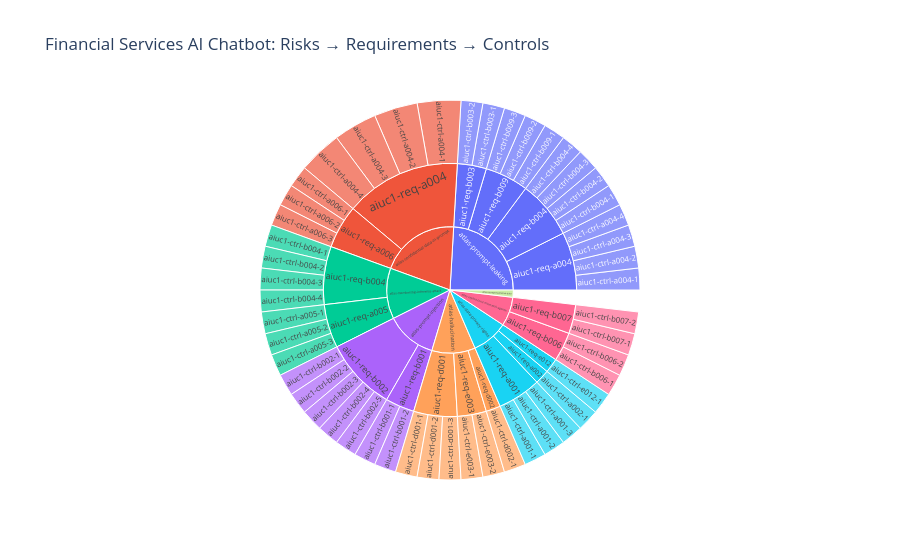
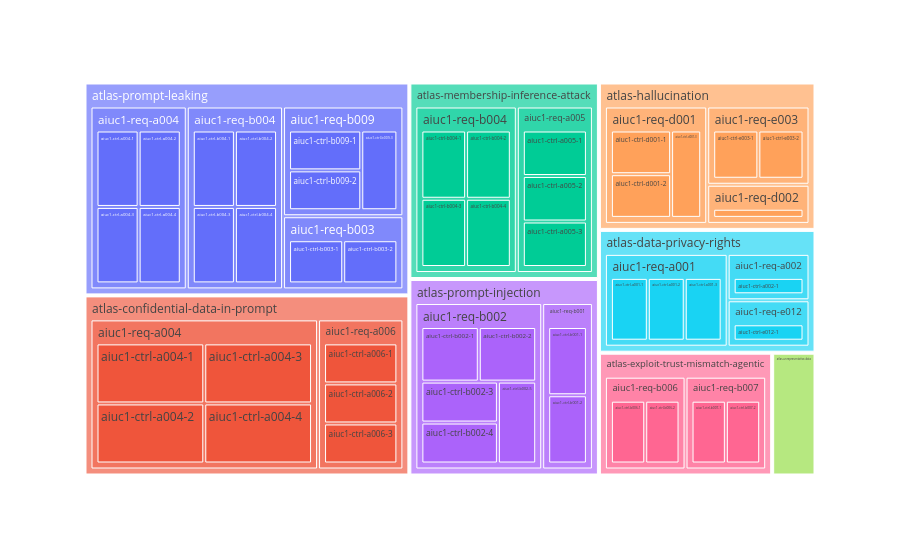

Notebook code for these charts, in order:
### Code cell
import plotly.express as px
# sunburst 
px_fig = px.sunburst(result_df_1, 
                     path=['IBM_Risk_ID', 'AIUC1_Requirement_ID', 'AIUC1_Control_ID'], 
                     title="Financial Services AI Chatbot: Risks → Requirements → Controls")

px_fig.show()
# treemap 
fig = px.treemap(result_df_1, 
                 path=['IBM_Risk_ID', 'AIUC1_Requirement_ID', 'AIUC1_Control_ID'], 
                hover_data=['IBM_Risk_Name']
                )
fig.show()

### Figure 1 — Plotly figure (JSON) as saved in the notebook; plotly's stock layout.template omitted (floating-point values rounded to 4 significant figures)
{"data": [{"branchvalues": "total", "domain": {"x": [0, 1], "y": [0, 1]}, "hovertemplate": "labels=%{label}<br>count=%{value}<br>parent=%{parent}<br>id=%{id}<extra></extra>", "ids": ["atlas-membership-inference-attack/aiuc1-req-a005/aiuc1-ctrl-a005-1", "atlas-membership-inference-attack/aiuc1-req-a005/aiuc1-ctrl-a005-2", "atlas-membership-inference-attack/aiuc1-req-a005/aiuc1-ctrl-a005-3", "atlas-membership-inference-attack/aiuc1-req-b004/aiuc1-ctrl-b004-1", "atlas-membership-inference-attack/aiuc1-req-b004/aiuc1-ctrl-b004-2", "atlas-membership-inference-attack/aiuc1-req-b004/aiuc1-ctrl-b004-3", "atlas-membership-inference-attack/aiuc1-req-b004/aiuc1-ctrl-b004-4", "atlas-confidential-data-in-prompt/aiuc1-req-a004/aiuc1-ctrl-a004-1", "atlas-confidential-data-in-prompt/aiuc1-req-a004/aiuc1-ctrl-a004-2", "atlas-confidential-data-in-prompt/aiuc1-req-a004/aiuc1-ctrl-a004-3", "atlas-confidential-data-in-prompt/aiuc1-req-a004/aiuc1-ctrl-a004-4", "atlas-confidential-data-in-prompt/aiuc1-req-a006/aiuc1-ctrl-a006-1", "atlas-confidential-data-in-prompt/aiuc1-req-a006/aiuc1-ctrl-a006-2", "atlas-confidential-data-in-prompt/aiuc1-req-a006/aiuc1-ctrl-a006-3", "atlas-prompt-leaking/aiuc1-req-a004/aiuc1-ctrl-a004-1", "atlas-prompt-leaking/aiuc1-req-a004/aiuc1-ctrl-a004-2", "atlas-prompt-leaking/aiuc1-req-a004/aiuc1-ctrl-a004-3", "atlas-prompt-leaking/aiuc1-req-a004/aiuc1-ctrl-a004-4", "atlas-prompt-leaking/aiuc1-req-b003/aiuc1-ctrl-b003-1", "atlas-prompt-leaking/aiuc1-req-b003/aiuc1-ctrl-b003-2", "atlas-prompt-leaking/aiuc1-req-b004/aiuc1-ctrl-b004-1", "atlas-prompt-leaking/aiuc1-req-b004/aiuc1-ctrl-b004-2", "atlas-prompt-leaking/aiuc1-req-b004/aiuc1-ctrl-b004-3", "atlas-prompt-leaking/aiuc1-req-b004/aiuc1-ctrl-b004-4", "atlas-prompt-leaking/aiuc1-req-b009/aiuc1-ctrl-b009-1", "atlas-prompt-leaking/aiuc1-req-b009/aiuc1-ctrl-b009-2", "atlas-prompt-leaking/aiuc1-req-b009/aiuc1-ctrl-b009-3", "atlas-data-privacy-rights/aiuc1-req-a001/aiuc1-ctrl-a001-1", "atlas-data-privacy-rights/aiuc1-req-a001/aiuc1-ctrl-a001-2", "atlas-data-privacy-rights/aiuc1-req-a001/aiuc1-ctrl-a001-3", "atlas-data-privacy-rights/aiuc1-req-a002/aiuc1-ctrl-a002-1", "atlas-data-privacy-rights/aiuc1-req-e012/aiuc1-ctrl-e012-1", "atlas-hallucination/aiuc1-req-d001/aiuc1-ctrl-d001-1", "atlas-hallucination/aiuc1-req-d001/aiuc1-ctrl-d001-2", "atlas-hallucination/aiuc1-req-d001/aiuc1-ctrl-d001-3", "atlas-hallucination/aiuc1-req-d002/aiuc1-ctrl-d002-1", "atlas-hallucination/aiuc1-req-e003/aiuc1-ctrl-e003-1", "atlas-hallucination/aiuc1-req-e003/aiuc1-ctrl-e003-2", "atlas-exploit-trust-mismatch-agentic/aiuc1-req-b006/aiuc1-ctrl-b006-1", "atlas-exploit-trust-mismatch-agentic/aiuc1-req-b006/aiuc1-ctrl-b006-2", "atlas-exploit-trust-mismatch-agentic/aiuc1-req-b007/aiuc1-ctrl-b007-1", "atlas-exploit-trust-mismatch-agentic/aiuc1-req-b007/aiuc1-ctrl-b007-2", "atlas-prompt-injection/aiuc1-req-b001/aiuc1-ctrl-b001-1", "atlas-prompt-injection/aiuc1-req-b001/aiuc1-ctrl-b001-2", "atlas-prompt-injection/aiuc1-req-b002/aiuc1-ctrl-b002-1", "atlas-prompt-injection/aiuc1-req-b002/aiuc1-ctrl-b002-2", "atlas-prompt-injection/aiuc1-req-b002/aiuc1-ctrl-b002-3", "atlas-prompt-injection/aiuc1-req-b002/aiuc1-ctrl-b002-4", "atlas-prompt-injection/aiuc1-req-b002/aiuc1-ctrl-b002-5", "atlas-membership-inference-attack/aiuc1-req-a005", "atlas-membership-inference-attack/aiuc1-req-b004", "atlas-confidential-data-in-prompt/aiuc1-req-a004", "atlas-confidential-data-in-prompt/aiuc1-req-a006", "atlas-prompt-leaking/aiuc1-req-a004", "atlas-prompt-leaking/aiuc1-req-b003", "atlas-prompt-leaking/aiuc1-req-b004", "atlas-prompt-leaking/aiuc1-req-b009", "atlas-data-privacy-rights/aiuc1-req-a001", "atlas-data-privacy-rights/aiuc1-req-a002", "atlas-data-privacy-rights/aiuc1-req-e012", "atlas-hallucination/aiuc1-req-d001", "atlas-hallucination/aiuc1-req-d002", "atlas-hallucination/aiuc1-req-e003", "atlas-exploit-trust-mismatch-agentic/aiuc1-req-b006", "atlas-exploit-trust-mismatch-agentic/aiuc1-req-b007", "atlas-prompt-injection/aiuc1-req-b001", "atlas-prompt-injection/aiuc1-req-b002", "atlas-membership-inference-attack", "atlas-confidential-data-in-prompt", "atlas-prompt-leaking", "atlas-data-privacy-rights", "atlas-hallucination", "atlas-exploit-trust-mismatch-agentic", "atlas-unrepresentative-data", "atlas-prompt-injection"], "labels": ["aiuc1-ctrl-a005-1", "aiuc1-ctrl-a005-2", "aiuc1-ctrl-a005-3", "aiuc1-ctrl-b004-1", "aiuc1-ctrl-b004-2", "aiuc1-ctrl-b004-3", "aiuc1-ctrl-b004-4", "aiuc1-ctrl-a004-1", "aiuc1-ctrl-a004-2", "aiuc1-ctrl-a004-3", "aiuc1-ctrl-a004-4", "aiuc1-ctrl-a006-1", "aiuc1-ctrl-a006-2", "aiuc1-ctrl-a006-3", "aiuc1-ctrl-a004-1", "aiuc1-ctrl-a004-2", "aiuc1-ctrl-a004-3", "aiuc1-ctrl-a004-4", "aiuc1-ctrl-b003-1", "aiuc1-ctrl-b003-2", "aiuc1-ctrl-b004-1", "aiuc1-ctrl-b004-2", "aiuc1-ctrl-b004-3", "aiuc1-ctrl-b004-4", "aiuc1-ctrl-b009-1", "aiuc1-ctrl-b009-2", "aiuc1-ctrl-b009-3", "aiuc1-ctrl-a001-1", "aiuc1-ctrl-a001-2", "aiuc1-ctrl-a001-3", "aiuc1-ctrl-a002-1", "aiuc1-ctrl-e012-1", "aiuc1-ctrl-d001-1", "aiuc1-ctrl-d001-2", "aiuc1-ctrl-d001-3", "aiuc1-ctrl-d002-1", "aiuc1-ctrl-e003-1", "aiuc1-ctrl-e003-2", "aiuc1-ctrl-b006-1", "aiuc1-ctrl-b006-2", "aiuc1-ctrl-b007-1", "aiuc1-ctrl-b007-2", "aiuc1-ctrl-b001-1", "aiuc1-ctrl-b001-2", "aiuc1-ctrl-b002-1", "aiuc1-ctrl-b002-2", "aiuc1-ctrl-b002-3", "aiuc1-ctrl-b002-4", "aiuc1-ctrl-b002-5", "aiuc1-req-a005", "aiuc1-req-b004", "aiuc1-req-a004", "aiuc1-req-a006", "aiuc1-req-a004", "aiuc1-req-b003", "aiuc1-req-b004", "aiuc1-req-b009", "aiuc1-req-a001", "aiuc1-req-a002", "aiuc1-req-e012", "aiuc1-req-d001", "aiuc1-req-d002", "aiuc1-req-e003", "aiuc1-req-b006", "aiuc1-req-b007", "aiuc1-req-b001", "aiuc1-req-b002", "atlas-membership-inference-attack", "atlas-confidential-data-in-prompt", "atlas-prompt-leaking", "atlas-data-privacy-rights", "atlas-hallucination", "atlas-exploit-trust-mismatch-agentic", "atlas-unrepresentative-data", "atlas-prompt-injection"], "name": "", "parents": ["atlas-membership-inference-attack/aiuc1-req-a005", "atlas-membership-inference-attack/aiuc1-req-a005", "atlas-membership-inference-attack/aiuc1-req-a005", "atlas-membership-inference-attack/aiuc1-req-b004", "atlas-membership-inference-attack/aiuc1-req-b004", "atlas-membership-inference-attack/aiuc1-req-b004", "atlas-membership-inference-attack/aiuc1-req-b004", "atlas-confidential-data-in-prompt/aiuc1-req-a004", "atlas-confidential-data-in-prompt/aiuc1-req-a004", "atlas-confidential-data-in-prompt/aiuc1-req-a004", "atlas-confidential-data-in-prompt/aiuc1-req-a004", "atlas-confidential-data-in-prompt/aiuc1-req-a006", "atlas-confidential-data-in-prompt/aiuc1-req-a006", "atlas-confidential-data-in-prompt/aiuc1-req-a006", "atlas-prompt-leaking/aiuc1-req-a004", "atlas-prompt-leaking/aiuc1-req-a004", "atlas-prompt-leaking/aiuc1-req-a004", "atlas-prompt-leaking/aiuc1-req-a004", "atlas-prompt-leaking/aiuc1-req-b003", "atlas-prompt-leaking/aiuc1-req-b003", "atlas-prompt-leaking/aiuc1-req-b004", "atlas-prompt-leaking/aiuc1-req-b004", "atlas-prompt-leaking/aiuc1-req-b004", "atlas-prompt-leaking/aiuc1-req-b004", "atlas-prompt-leaking/aiuc1-req-b009", "atlas-prompt-leaking/aiuc1-req-b009", "atlas-prompt-leaking/aiuc1-req-b009", "atlas-data-privacy-rights/aiuc1-req-a001", "atlas-data-privacy-rights/aiuc1-req-a001", "atlas-data-privacy-rights/aiuc1-req-a001", "atlas-data-privacy-rights/aiuc1-req-a002", "atlas-data-privacy-rights/aiuc1-req-e012", "atlas-hallucination/aiuc1-req-d001", "atlas-hallucination/aiuc1-req-d001", "atlas-hallucination/aiuc1-req-d001", "atlas-hallucination/aiuc1-req-d002", "atlas-hallucination/aiuc1-req-e003", "atlas-hallucination/aiuc1-req-e003", "atlas-exploit-trust-mismatch-agentic/aiuc1-req-b006", "atlas-exploit-trust-mismatch-agentic/aiuc1-req-b006", "atlas-exploit-trust-mismatch-agentic/aiuc1-req-b007", "atlas-exploit-trust-mismatch-agentic/aiuc1-req-b007", "atlas-prompt-injection/aiuc1-req-b001", "atlas-prompt-injection/aiuc1-req-b001", "atlas-prompt-injection/aiuc1-req-b002", "atlas-prompt-injection/aiuc1-req-b002", "atlas-prompt-injection/aiuc1-req-b002", "atlas-prompt-injection/aiuc1-req-b002", "atlas-prompt-injection/aiuc1-req-b002", "atlas-membership-inference-attack", "atlas-membership-inference-attack", "atlas-confidential-data-in-prompt", "atlas-confidential-data-in-prompt", "atlas-prompt-leaking", "atlas-prompt-leaking", "atlas-prompt-leaking", "atlas-prompt-leaking", "atlas-data-privacy-rights", "atlas-data-privacy-rights", "atlas-data-privacy-rights", "atlas-hallucination", "atlas-hallucination", "atlas-hallucination", "atlas-exploit-trust-mismatch-agentic", "atlas-exploit-trust-mismatch-agentic", "atlas-prompt-injection", "atlas-prompt-injection", "", "", "", "", "", "", "", ""], "type": "sunburst", "values": [1, 1, 1, 1, 1, 1, 1, 2, 2, 2, 2, 1, 1, 1, 1, 1, 1, 1, 1, 1, 1, 1, 1, 1, 1, 1, 1, 1, 1, 1, 1, 1, 1, 1, 1, 1, 1, 1, 1, 1, 1, 1, 1, 1, 1, 1, 1, 1, 1, 3, 4, 8, 3, 4, 2, 4, 3, 3, 1, 1, 3, 1, 2, 2, 2, 2, 5, 7, 11, 13, 5, 6, 4, 1, 7]}], "layout": {"legend": {"tracegroupgap": 0}, "title": {"text": "Financial Services AI Chatbot: Risks → Requirements → Controls"}}}

### Figure 2 — Plotly figure (JSON) as saved in the notebook; plotly's stock layout.template omitted (floating-point values rounded to 4 significant figures)
{"data": [{"branchvalues": "total", "customdata": [["Membership inference attack"], ["Membership inference attack"], ["Membership inference attack"], ["Membership inference attack"], ["Membership inference attack"], ["Membership inference attack"], ["Membership inference attack"], ["Confidential data in prompt"], ["Confidential data in prompt"], ["Confidential data in prompt"], ["Confidential data in prompt"], ["Confidential data in prompt"], ["Confidential data in prompt"], ["Confidential data in prompt"], ["Prompt leaking"], ["Prompt leaking"], ["Prompt leaking"], ["Prompt leaking"], ["Prompt leaking"], ["Prompt leaking"], ["Prompt leaking"], ["Prompt leaking"], ["Prompt leaking"], ["Prompt leaking"], ["Prompt leaking"], ["Prompt leaking"], ["Prompt leaking"], ["Data privacy rights alignment"], ["Data privacy rights alignment"], ["Data privacy rights alignment"], ["Data privacy rights alignment"], ["Data privacy rights alignment"], ["Hallucination"], ["Hallucination"], ["Hallucination"], ["Hallucination"], ["Hallucination"], ["Hallucination"], ["Exploit trust mismatch"], ["Exploit trust mismatch"], ["Exploit trust mismatch"], ["Exploit trust mismatch"], ["Prompt injection attack"], ["Prompt injection attack"], ["Prompt injection attack"], ["Prompt injection attack"], ["Prompt injection attack"], ["Prompt injection attack"], ["Prompt injection attack"], ["Membership inference attack"], ["Membership inference attack"], ["Confidential data in prompt"], ["Confidential data in prompt"], ["Prompt leaking"], ["Prompt leaking"], ["Prompt leaking"], ["Prompt leaking"], ["Data privacy rights alignment"], ["Data privacy rights alignment"], ["Data privacy rights alignment"], ["Hallucination"], ["Hallucination"], ["Hallucination"], ["Exploit trust mismatch"], ["Exploit trust mismatch"], ["Prompt injection attack"], ["Prompt injection attack"], ["Membership inference attack"], ["Confidential data in prompt"], ["Prompt leaking"], ["Data privacy rights alignment"], ["Hallucination"], ["Exploit trust mismatch"], ["Unrepresentative data"], ["Prompt injection attack"]], "domain": {"x": [0, 1], "y": [0, 1]}, "hovertemplate": "labels=%{label}<br>count=%{value}<br>parent=%{parent}<br>id=%{id}<br>IBM_Risk_Name=%{customdata[0]}<extra></extra>", "ids": ["atlas-membership-inference-attack/aiuc1-req-a005/aiuc1-ctrl-a005-1", "atlas-membership-inference-attack/aiuc1-req-a005/aiuc1-ctrl-a005-2", "atlas-membership-inference-attack/aiuc1-req-a005/aiuc1-ctrl-a005-3", "atlas-membership-inference-attack/aiuc1-req-b004/aiuc1-ctrl-b004-1", "atlas-membership-inference-attack/aiuc1-req-b004/aiuc1-ctrl-b004-2", "atlas-membership-inference-attack/aiuc1-req-b004/aiuc1-ctrl-b004-3", "atlas-membership-inference-attack/aiuc1-req-b004/aiuc1-ctrl-b004-4", "atlas-confidential-data-in-prompt/aiuc1-req-a004/aiuc1-ctrl-a004-1", "atlas-confidential-data-in-prompt/aiuc1-req-a004/aiuc1-ctrl-a004-2", "atlas-confidential-data-in-prompt/aiuc1-req-a004/aiuc1-ctrl-a004-3", "atlas-confidential-data-in-prompt/aiuc1-req-a004/aiuc1-ctrl-a004-4", "atlas-confidential-data-in-prompt/aiuc1-req-a006/aiuc1-ctrl-a006-1", "atlas-confidential-data-in-prompt/aiuc1-req-a006/aiuc1-ctrl-a006-2", "atlas-confidential-data-in-prompt/aiuc1-req-a006/aiuc1-ctrl-a006-3", "atlas-prompt-leaking/aiuc1-req-a004/aiuc1-ctrl-a004-1", "atlas-prompt-leaking/aiuc1-req-a004/aiuc1-ctrl-a004-2", "atlas-prompt-leaking/aiuc1-req-a004/aiuc1-ctrl-a004-3", "atlas-prompt-leaking/aiuc1-req-a004/aiuc1-ctrl-a004-4", "atlas-prompt-leaking/aiuc1-req-b003/aiuc1-ctrl-b003-1", "atlas-prompt-leaking/aiuc1-req-b003/aiuc1-ctrl-b003-2", "atlas-prompt-leaking/aiuc1-req-b004/aiuc1-ctrl-b004-1", "atlas-prompt-leaking/aiuc1-req-b004/aiuc1-ctrl-b004-2", "atlas-prompt-leaking/aiuc1-req-b004/aiuc1-ctrl-b004-3", "atlas-prompt-leaking/aiuc1-req-b004/aiuc1-ctrl-b004-4", "atlas-prompt-leaking/aiuc1-req-b009/aiuc1-ctrl-b009-1", "atlas-prompt-leaking/aiuc1-req-b009/aiuc1-ctrl-b009-2", "atlas-prompt-leaking/aiuc1-req-b009/aiuc1-ctrl-b009-3", "atlas-data-privacy-rights/aiuc1-req-a001/aiuc1-ctrl-a001-1", "atlas-data-privacy-rights/aiuc1-req-a001/aiuc1-ctrl-a001-2", "atlas-data-privacy-rights/aiuc1-req-a001/aiuc1-ctrl-a001-3", "atlas-data-privacy-rights/aiuc1-req-a002/aiuc1-ctrl-a002-1", "atlas-data-privacy-rights/aiuc1-req-e012/aiuc1-ctrl-e012-1", "atlas-hallucination/aiuc1-req-d001/aiuc1-ctrl-d001-1", "atlas-hallucination/aiuc1-req-d001/aiuc1-ctrl-d001-2", "atlas-hallucination/aiuc1-req-d001/aiuc1-ctrl-d001-3", "atlas-hallucination/aiuc1-req-d002/aiuc1-ctrl-d002-1", "atlas-hallucination/aiuc1-req-e003/aiuc1-ctrl-e003-1", "atlas-hallucination/aiuc1-req-e003/aiuc1-ctrl-e003-2", "atlas-exploit-trust-mismatch-agentic/aiuc1-req-b006/aiuc1-ctrl-b006-1", "atlas-exploit-trust-mismatch-agentic/aiuc1-req-b006/aiuc1-ctrl-b006-2", "atlas-exploit-trust-mismatch-agentic/aiuc1-req-b007/aiuc1-ctrl-b007-1", "atlas-exploit-trust-mismatch-agentic/aiuc1-req-b007/aiuc1-ctrl-b007-2", "atlas-prompt-injection/aiuc1-req-b001/aiuc1-ctrl-b001-1", "atlas-prompt-injection/aiuc1-req-b001/aiuc1-ctrl-b001-2", "atlas-prompt-injection/aiuc1-req-b002/aiuc1-ctrl-b002-1", "atlas-prompt-injection/aiuc1-req-b002/aiuc1-ctrl-b002-2", "atlas-prompt-injection/aiuc1-req-b002/aiuc1-ctrl-b002-3", "atlas-prompt-injection/aiuc1-req-b002/aiuc1-ctrl-b002-4", "atlas-prompt-injection/aiuc1-req-b002/aiuc1-ctrl-b002-5", "atlas-membership-inference-attack/aiuc1-req-a005", "atlas-membership-inference-attack/aiuc1-req-b004", "atlas-confidential-data-in-prompt/aiuc1-req-a004", "atlas-confidential-data-in-prompt/aiuc1-req-a006", "atlas-prompt-leaking/aiuc1-req-a004", "atlas-prompt-leaking/aiuc1-req-b003", "atlas-prompt-leaking/aiuc1-req-b004", "atlas-prompt-leaking/aiuc1-req-b009", "atlas-data-privacy-rights/aiuc1-req-a001", "atlas-data-privacy-rights/aiuc1-req-a002", "atlas-data-privacy-rights/aiuc1-req-e012", "atlas-hallucination/aiuc1-req-d001", "atlas-hallucination/aiuc1-req-d002", "atlas-hallucination/aiuc1-req-e003", "atlas-exploit-trust-mismatch-agentic/aiuc1-req-b006", "atlas-exploit-trust-mismatch-agentic/aiuc1-req-b007", "atlas-prompt-injection/aiuc1-req-b001", "atlas-prompt-injection/aiuc1-req-b002", "atlas-membership-inference-attack", "atlas-confidential-data-in-prompt", "atlas-prompt-leaking", "atlas-data-privacy-rights", "atlas-hallucination", "atlas-exploit-trust-mismatch-agentic", "atlas-unrepresentative-data", "atlas-prompt-injection"], "labels": ["aiuc1-ctrl-a005-1", "aiuc1-ctrl-a005-2", "aiuc1-ctrl-a005-3", "aiuc1-ctrl-b004-1", "aiuc1-ctrl-b004-2", "aiuc1-ctrl-b004-3", "aiuc1-ctrl-b004-4", "aiuc1-ctrl-a004-1", "aiuc1-ctrl-a004-2", "aiuc1-ctrl-a004-3", "aiuc1-ctrl-a004-4", "aiuc1-ctrl-a006-1", "aiuc1-ctrl-a006-2", "aiuc1-ctrl-a006-3", "aiuc1-ctrl-a004-1", "aiuc1-ctrl-a004-2", "aiuc1-ctrl-a004-3", "aiuc1-ctrl-a004-4", "aiuc1-ctrl-b003-1", "aiuc1-ctrl-b003-2", "aiuc1-ctrl-b004-1", "aiuc1-ctrl-b004-2", "aiuc1-ctrl-b004-3", "aiuc1-ctrl-b004-4", "aiuc1-ctrl-b009-1", "aiuc1-ctrl-b009-2", "aiuc1-ctrl-b009-3", "aiuc1-ctrl-a001-1", "aiuc1-ctrl-a001-2", "aiuc1-ctrl-a001-3", "aiuc1-ctrl-a002-1", "aiuc1-ctrl-e012-1", "aiuc1-ctrl-d001-1", "aiuc1-ctrl-d001-2", "aiuc1-ctrl-d001-3", "aiuc1-ctrl-d002-1", "aiuc1-ctrl-e003-1", "aiuc1-ctrl-e003-2", "aiuc1-ctrl-b006-1", "aiuc1-ctrl-b006-2", "aiuc1-ctrl-b007-1", "aiuc1-ctrl-b007-2", "aiuc1-ctrl-b001-1", "aiuc1-ctrl-b001-2", "aiuc1-ctrl-b002-1", "aiuc1-ctrl-b002-2", "aiuc1-ctrl-b002-3", "aiuc1-ctrl-b002-4", "aiuc1-ctrl-b002-5", "aiuc1-req-a005", "aiuc1-req-b004", "aiuc1-req-a004", "aiuc1-req-a006", "aiuc1-req-a004", "aiuc1-req-b003", "aiuc1-req-b004", "aiuc1-req-b009", "aiuc1-req-a001", "aiuc1-req-a002", "aiuc1-req-e012", "aiuc1-req-d001", "aiuc1-req-d002", "aiuc1-req-e003", "aiuc1-req-b006", "aiuc1-req-b007", "aiuc1-req-b001", "aiuc1-req-b002", "atlas-membership-inference-attack", "atlas-confidential-data-in-prompt", "atlas-prompt-leaking", "atlas-data-privacy-rights", "atlas-hallucination", "atlas-exploit-trust-mismatch-agentic", "atlas-unrepresentative-data", "atlas-prompt-injection"], "name": "", "parents": ["atlas-membership-inference-attack/aiuc1-req-a005", "atlas-membership-inference-attack/aiuc1-req-a005", "atlas-membership-inference-attack/aiuc1-req-a005", "atlas-membership-inference-attack/aiuc1-req-b004", "atlas-membership-inference-attack/aiuc1-req-b004", "atlas-membership-inference-attack/aiuc1-req-b004", "atlas-membership-inference-attack/aiuc1-req-b004", "atlas-confidential-data-in-prompt/aiuc1-req-a004", "atlas-confidential-data-in-prompt/aiuc1-req-a004", "atlas-confidential-data-in-prompt/aiuc1-req-a004", "atlas-confidential-data-in-prompt/aiuc1-req-a004", "atlas-confidential-data-in-prompt/aiuc1-req-a006", "atlas-confidential-data-in-prompt/aiuc1-req-a006", "atlas-confidential-data-in-prompt/aiuc1-req-a006", "atlas-prompt-leaking/aiuc1-req-a004", "atlas-prompt-leaking/aiuc1-req-a004", "atlas-prompt-leaking/aiuc1-req-a004", "atlas-prompt-leaking/aiuc1-req-a004", "atlas-prompt-leaking/aiuc1-req-b003", "atlas-prompt-leaking/aiuc1-req-b003", "atlas-prompt-leaking/aiuc1-req-b004", "atlas-prompt-leaking/aiuc1-req-b004", "atlas-prompt-leaking/aiuc1-req-b004", "atlas-prompt-leaking/aiuc1-req-b004", "atlas-prompt-leaking/aiuc1-req-b009", "atlas-prompt-leaking/aiuc1-req-b009", "atlas-prompt-leaking/aiuc1-req-b009", "atlas-data-privacy-rights/aiuc1-req-a001", "atlas-data-privacy-rights/aiuc1-req-a001", "atlas-data-privacy-rights/aiuc1-req-a001", "atlas-data-privacy-rights/aiuc1-req-a002", "atlas-data-privacy-rights/aiuc1-req-e012", "atlas-hallucination/aiuc1-req-d001", "atlas-hallucination/aiuc1-req-d001", "atlas-hallucination/aiuc1-req-d001", "atlas-hallucination/aiuc1-req-d002", "atlas-hallucination/aiuc1-req-e003", "atlas-hallucination/aiuc1-req-e003", "atlas-exploit-trust-mismatch-agentic/aiuc1-req-b006", "atlas-exploit-trust-mismatch-agentic/aiuc1-req-b006", "atlas-exploit-trust-mismatch-agentic/aiuc1-req-b007", "atlas-exploit-trust-mismatch-agentic/aiuc1-req-b007", "atlas-prompt-injection/aiuc1-req-b001", "atlas-prompt-injection/aiuc1-req-b001", "atlas-prompt-injection/aiuc1-req-b002", "atlas-prompt-injection/aiuc1-req-b002", "atlas-prompt-injection/aiuc1-req-b002", "atlas-prompt-injection/aiuc1-req-b002", "atlas-prompt-injection/aiuc1-req-b002", "atlas-membership-inference-attack", "atlas-membership-inference-attack", "atlas-confidential-data-in-prompt", "atlas-confidential-data-in-prompt", "atlas-prompt-leaking", "atlas-prompt-leaking", "atlas-prompt-leaking", "atlas-prompt-leaking", "atlas-data-privacy-rights", "atlas-data-privacy-rights", "atlas-data-privacy-rights", "atlas-hallucination", "atlas-hallucination", "atlas-hallucination", "atlas-exploit-trust-mismatch-agentic", "atlas-exploit-trust-mismatch-agentic", "atlas-prompt-injection", "atlas-prompt-injection", "", "", "", "", "", "", "", ""], "type": "treemap", "values": [1, 1, 1, 1, 1, 1, 1, 2, 2, 2, 2, 1, 1, 1, 1, 1, 1, 1, 1, 1, 1, 1, 1, 1, 1, 1, 1, 1, 1, 1, 1, 1, 1, 1, 1, 1, 1, 1, 1, 1, 1, 1, 1, 1, 1, 1, 1, 1, 1, 3, 4, 8, 3, 4, 2, 4, 3, 3, 1, 1, 3, 1, 2, 2, 2, 2, 5, 7, 11, 13, 5, 6, 4, 1, 7]}], "layout": {"legend": {"tracegroupgap": 0}, "margin": {"t": 60}}}
